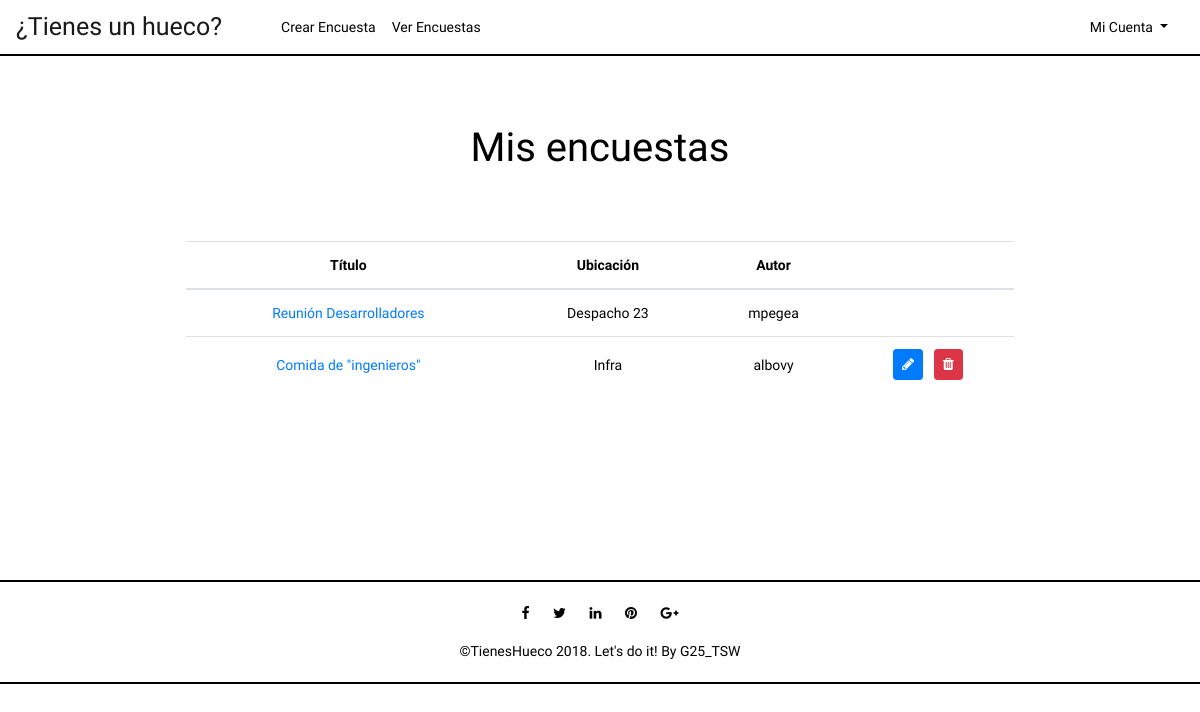
Screenshot of /index.php?controller=polls&action=index (signed in) with the database file from the repository.
### tables this page shows
CREATE TABLE IF NOT EXISTS POLL(
  id int AUTO_INCREMENT NOT NULL ,
  title varchar(225) NOT NULL,
  ubication varchar(225),
  author varchar(25) NOT NULL,
  link varchar(125) UNIQUE NOT NULL,
  PRIMARY KEY(id),
  FOREIGN KEY (author) REFERENCES USER (username) ON UPDATE CASCADE ON DELETE CASCADE
);

### core/ViewManager.php (called while the page is built, shortened)
<?php
class ViewManager {
	private $fragmentContents = array();
	private $variables = array();
	private $currentFragment = self::DEFAULT_FRAGMENT;
	private $layout = "default";
	private function saveCurrentFragment() {
		$this->fragmentContents[$this->currentFragment].=ob_get_contents();
	}
	public function moveToFragment($name) {
		$this->currentFragment = $name;
	}
	public function getFragment($fragment, $default="") {
		if (!isset($this->fragmentContents[$fragment])) {
			return $default;
		}
		return $this->fragmentContents[$fragment];
	}
	public function setVariable($varname, $value, $flash=false) {
		$this->variables[$varname] = $value;
	}
	public function getVariable($varname, $default=NULL) {
		if (!isset($this->variables[$varname])) {
			return $default;
		}
		return $this->variables[$varname];
	}
	public function render($controller, $viewname) {
		include(__DIR__."/../view/$controller/$viewname.php");
		$this->renderLayout();
	}
	private function renderLayout() {
		include(__DIR__."/../view/layouts/".$this->layout.".php");
	}
	private static $viewmanager_singleton = NULL;
	public static function getInstance() {
		if (self::$viewmanager_singleton == null) {
			self::$viewmanager_singleton = new ViewManager();
		}
		return self::$viewmanager_singleton;
	}
}

### controller/PollsController.php (called while the page is built, shortened)
<?php
require_once(__DIR__."/../model/Poll.php");
require_once(__DIR__."/../model/PollMapper.php");
require_once(__DIR__."/../model/User.php");
require_once(__DIR__."/../core/ViewManager.php");
class PollsController extends BaseController {
	private $pollMapper;
	public function __construct() {
		$this->pollMapper = new PollMapper();
	}
	public function index() {
		$polls = $this->pollMapper->findAll($_SESSION["currentuser"]);
		$this->view->setVariable("polls", $polls);
		$this->view->render("polls", "index");
	}
}

### index.php (called while the page is built, shortened)
<?php
function run() {
	try {
		$controller = loadController($_GET["controller"]);
		$actionName = $_GET["action"];
		$controller->$actionName();
	} catch(Exception $ex) {
		die("An exception occured!!!!!".$ex->getMessage());
	}
}
function loadController($controllerName) {
	return new $controllerClassName();
}
run();
?>

### core/I18n.php (called while the page is built, shortened)
<?php
class I18n {
	private $messages;
	public function setLanguage($language) {
		$this->messages = $i18n_messages;
	}
	public function i18n($key) {
		if (isset($this->messages[$key])){
			return $this->messages[$key];
		}else{
			return $key;
		}
	}
	private static $i18n_singleton = null;
	public static function getInstance() {
		if (self::$i18n_singleton == NULL) {
			self::$i18n_singleton = new I18n();
		}
		return self::$i18n_singleton;
	}
}
function i18n($key) {
	return I18n::getInstance()->i18n($key);
}

### model/Poll.php (called while the page is built, shortened)
<?php
class Poll {
	private $id;
	private $title;
	private $ubication;
	private $author;
	public function __construct($id=NULL, $title=NULL, $ubication=NULL, User $author=NULL, $link=NULL) {
		$this->id = $id;
		$this->title = $title;
		$this->ubication = $ubication;
		$this->author = $author;
	}
	public function getId() {
		return $this->id;
	}
	public function getTitle() {
		return $this->title;
	}
	public function getUbication() {
		return $this->ubication;
	}
	public function getAuthor() {
		return $this->author;
	}
}

### model/PollMapper.php (called while the page is built, shortened)
<?php
require_once(__DIR__."/../core/PDOConnection.php");
require_once(__DIR__."/../model/User.php");
require_once(__DIR__."/../model/Poll.php");
class PollMapper {
	private $db;
	public function __construct() {
		$this->db = PDOConnection::getInstance();
	}
	public function findAll($user) {
		$stmt = $this->db->query("SELECT DISTINCT poll.id, poll.title, poll.ubication, poll.author FROM poll, gap, user_selects_gap WHERE '$user' = poll.author OR '$user' = user_selects_gap.username AND user_selects_gap.gap_id = gap.id AND gap.poll_id = poll.id");
		$polls_db = $stmt->fetchAll(PDO::FETCH_ASSOC);
		$polls = array();
		foreach ($polls_db as $poll) {
			$author = new User($poll["author"]);
			array_push($polls, new Poll($poll["id"], $poll["title"],  $poll["ubication"], $author));
		}
		return $polls;
	}
	 }

### core/PDOConnection.php (called while the page is built)
<?php
class PDOConnection {
	private static $dbhost = "127.0.0.1";
	private static $dbname = "tsw";
	private static $dbuser = "root";
	private static $dbpass = "";
	private static $db_singleton = null;
	public static function getInstance() {
		if (self::$db_singleton == null) {
			self::$db_singleton = new PDO(
			"mysql:host=".self::$dbhost.";dbname=".self::$dbname.";charset=utf8",
			self::$dbuser,
			self::$dbpass,
			array(
				PDO::ATTR_EMULATE_PREPARES => false,
				PDO::ATTR_ERRMODE => PDO::ERRMODE_EXCEPTION
			)
		);
	}
	return self::$db_singleton;
}
}
?>

### model/User.php (called while the page is built, shortened)
<?php
class User {
	private $username;
	public function __construct($username=NULL, $passwd=NULL) {
		$this->username = $username;
	}
	public function getUsername() {
		return $this->username;
	}
}

### view/polls/index.php (the view, shortened to what this page needs)
<?php
require_once(__DIR__."/../../core/ViewManager.php");
$view = ViewManager::getInstance();
$view->setVariable("title", i18n("My polls"));
$polls = $view->getVariable("polls");
$currentuser = $view->getVariable("currentusername");
?>
<div class="container">
  <div class="row center-row">
     <div class="col-lg-12 center-block">
			 <div id="subtitle">
         <h1><?= i18n("My polls")?></h1>
         </div>
           <div class="col-lg-12 center-block2">
            <table id="dataTable" class="table text-center">
               <thead>
                  <tr>
                     <th scope="col"><?= i18n("title")?></th>
                     <th scope="col"><?= i18n("ubication")?></th>
                     <th scope="col"><?= i18n("author")?></th>
                     <th scope="col"> </th>
							     </tr>
                   </thead>
                   <tbody>
                     <?php foreach ($polls as $poll): ?>
                       <tr>
                          <td>
                          <a href="index.php?controller=polls&action=view&poll= <?= $poll->getId() ?>"><?= htmlentities($poll->getTitle()) ?></a>
                          </td>
                          <td>
                            <?= htmlentities($poll->getUbication()) ?>
                          </td>
                          <td>
                            <?= htmlentities($poll->getAuthor()->getUsername()) ?>
                          </td>
                          <td>
                            <?php
                              if (isset($currentuser) && $currentuser == $poll->getAuthor()->getUsername()): ?>
                              <a href="index.php?controller=polls&action=edit&poll=<?= htmlentities($poll->getId())?>">
                                <span title="Edit" class="btn btn-primary btn-sm  fa fa-pencil"></a>&nbsp;&nbsp;
                                <i title="Delete" class="btn btn-danger btn-sm fa fa-trash" data-toggle="modal" data-target="#confirm-submit"></i>
                              <?php endif; ?>
                           </td>
                         </tr>
                       <?php endforeach; ?>
                     </tbody>
              </table>
           </div>
        </div>
    </div>
</div>

### view/layouts/default.php (shortened to what this page needs)
<?php
$view = ViewManager::getInstance();
?><!DOCTYPE html>
<html>
<head>
    <link rel="stylesheet" href="https://cdnjs.cloudflare.com/ajax/libs/font-awesome/4.7.0/css/font-awesome.min.css">
    <link rel="stylesheet" href="./styles/style.css">
</head>
<body>
    <header>
        <nav class="navbar navbar-expand-lg navbar-light">
            <a class="navbar-brand" href="index.php?controller=polls&action=index"><?= i18n("¿Tienes un hueco?")?></a>
            <div class="collapse navbar-collapse" id="navbarSupportedContent">
                <ul class="navbar-nav mr-auto">
                    <li class="nav-item">
                        <a class="nav-link" href="index.php?controller=polls&action=add"><?= i18n("AddPoll")?></a>
                    </li>
                    <li class="nav-item">
                        <a class="nav-link" href="index.php?controller=polls&action=index"><?= i18n("SeeMyPolls")?></a>
                    </li>
                </ul>
                <div class="nav-item dropdown">
                    <a class="nav-link dropdown-toggle" href="#" id="navbarDropdown" role="button" data-toggle="dropdown"
                        aria-haspopup="true" aria-expanded="false">
                        <?= i18n("MyAccount")?>
                    </a>
                </div>
            </div>
        </nav>
    </header>
	<main>
        <?= $view->getFragment(ViewManager::DEFAULT_FRAGMENT) ?>
    </main>
    <footer class="footer">
        <div class="container">
            <div class="sub-footer">
                <div class="row">
                    <div class="col-lg-12">
                        <ul class="social-network">
                            <li><a href="#" title="Facebook"><i class="fa fa-facebook fa-1x"></i></a></li>
                            <li><a href="#" title="Twitter"><i class="fa fa-twitter fa-1x"></i></a></li>
                            <li><a href="#" title="LinkedIn"><i class="fa fa-linkedin fa-1x"></i></a></li>
                            <li><a href="#" title="Pinterest"><i class="fa fa-pinterest fa-1x"></i></a></li>
                            <li><a href="#" title="Google Plus"><i class="fa fa-google-plus fa-1x"></i></a></li>
                        </ul>
                    </div>
                    <div class="col-lg-12">
                        <div class="copyright">
                            <span>&copy;TienesHueco 2018. Let's do it! By </span><a href="" target="_blank">G25_TSW</a>
                        </div>
                    </div>
                </div>
            </div>
        </div>
    </footer>
</body>
</html>

### styles/style.css (style rules this page uses)
body { font-family:'K2D','Open Sans', Arial, sans-serif; font-size:14px; font-weight:300; line-height:1.6em; color:#000; background-color:white; }
header { background-color: white; border-bottom: 2px solid black; }
.navbar-brand { font-size: 25px; }
.nav-link { padding-left:0; }
.navbar-brand { color: #000; }
.navbar-collapse { margin-left: 3%; }
.navbar-light .navbar-nav .nav-link { color: #000; }
#navbarDropdown { color: #000; margin-left: 10px; }
.container { margin: auto; }
.center-row { margin-left: auto; margin-right: auto; }
.center-block { float: none; background-color: white; margin-top: 3%; margin-bottom: 10%; margin-left: auto; margin-right: auto; border-radius: 5px; max-width: 80%; }
.center-block2 { margin: auto; margin-top: 5%; margin-bottom: 7%; overflow-x: auto; }
#subtitle { margin: auto; margin-top: 4%; font-size: 32px; text-align: center; margin-bottom: 8%; }
td { text-align: center; vertical-align: middle!important; }
.footer { bottom:0%; max-height: 50%; width: 100%; padding-top: 1.25rem; padding-bottom: 1.25rem; background-color: white; color: #000; text-align: center; border-top: 2px solid black; border-bottom: 2px solid black; }
ul.social-network { padding: 0; text-align:center; }
ul.social-network li { display:inline; margin: 0 10px; margin-top: 2%; color:#000; }
ul.social-network li a { color:#000; }
.copyright { text-align:center; color: #000; }
.copyright a { color:#000; }

### rows the page displays
poll: title "Reunión Desarrolladores", ubication "Despacho 23", author "mpegea"
poll: title "Comida de \"ingenieros\"", ubication "Infra", author "albovy"

### other values shown
i18n("¿Tienes un hueco?") "¿Tienes un hueco?"
i18n("AddPoll") "Crear Encuesta"
i18n("SeeMyPolls") "Ver Encuestas"
i18n("MyAccount") "Mi Cuenta"
i18n("My polls") "Mis encuestas"
i18n("title") "Título"
i18n("ubication") "Ubicación"
i18n("author") "Autor"
